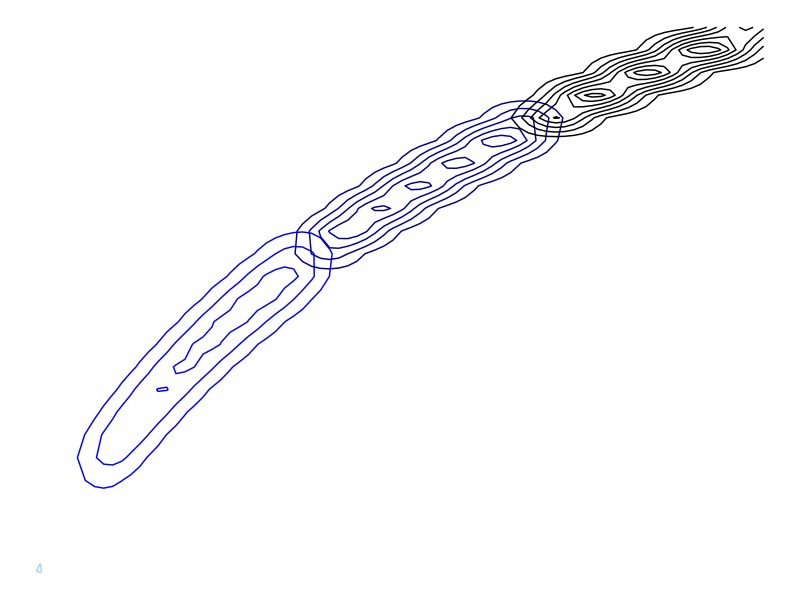

Write R code to recreate this figure. (Note: this script raises an error after producing the figure.)
# Script name: Generative art
# Purpose: make some generative art from some random data
# Author: Jordan Iles
# Date created: 2019-05-15
# Contact: jordan.iles@jcu.edu.au

#### Clear workspace ----
rm(list = ls(all.names = TRUE))

#### load required packages ----
require(tidyverse)

#### Set working directory ----
# setwd('~/../Dropbox/JCU/R/Second_GIT')


dat <- tibble(x = c(1:1000),
              y = log(c(1:1000)),
              z = rnorm(1000), 
              g = c(rep('a', 250), rep('b', 250), rep('c', 250), rep('d', 250)))

p1 <- ggplot(dat, aes(x = x, y = y, z = z)) +
  geom_density_2d(aes(col = g),
                  show.legend = FALSE) +
  scale_color_manual(values = c('light blue', 'blue', 'dark blue', 'black')) +
  theme_void()

ggsave(filename = 'output/plots/dense.png', 
       plot = p1,
       width = 10, height = 10, units = 'cm')
